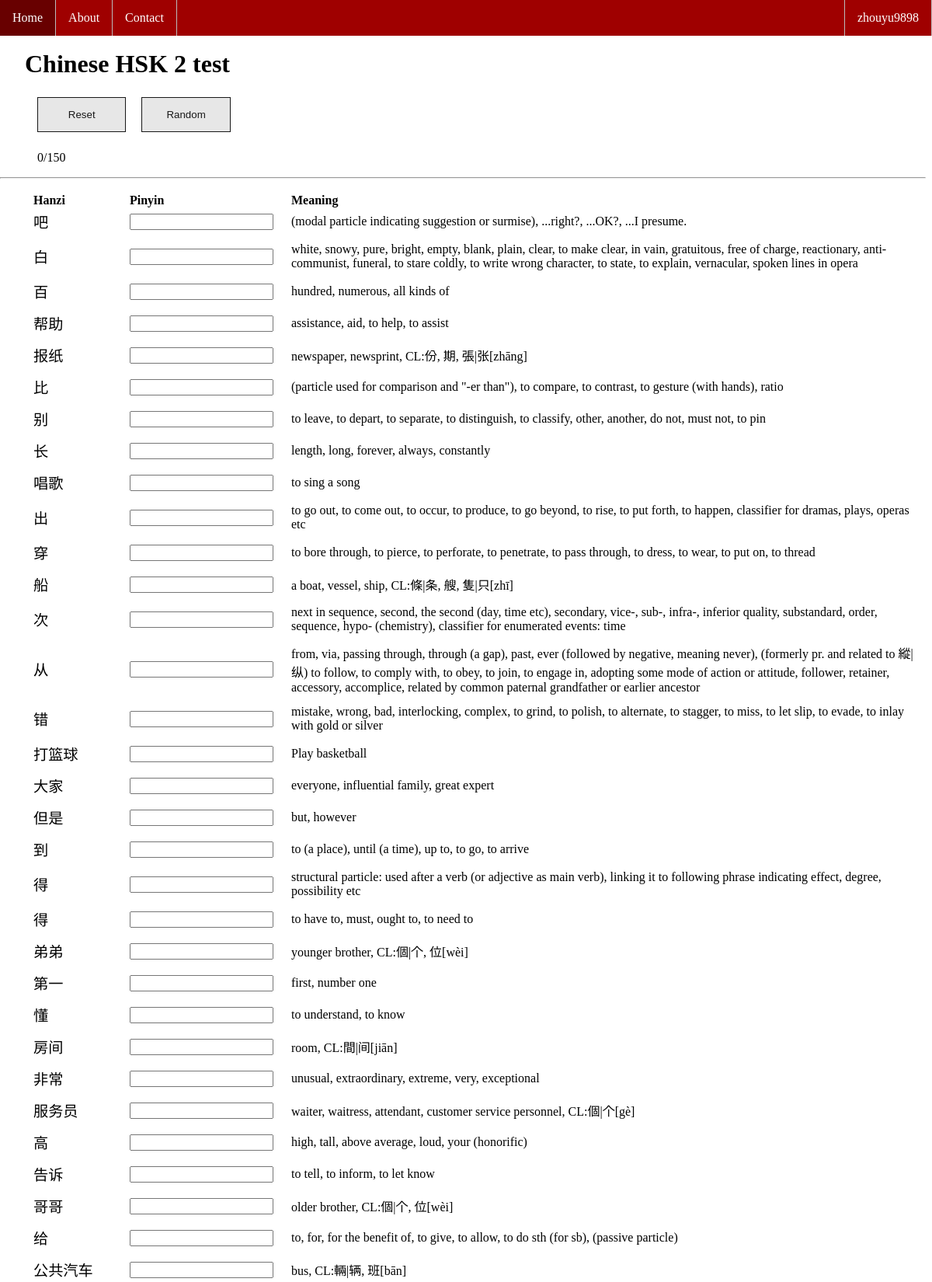
The page /test/2/ (signed in, upper part) on the database its author committed.
### chinesetest/models.py (models this page shows, shortened)
class Word(models.Model):
    hanzi = models.CharField(max_length=30)
    pinyin = models.CharField(max_length=30)
    meaning = models.CharField(default='ok', max_length=100)
    hsk = models.IntegerField()

### chinesetest/views.py (the view)
# urls.py: path('test/<int:hsk>/', views.test, name='test'),
def test(request, hsk):
    words = Word.objects.filter(hsk=hsk)
    total_count = words.count()
    if request.user.is_authenticated:
        solved_words = Solve.objects.filter(user=request.user).filter(word__hsk=hsk)
        solved_count = solved_words.count()
        words = words.exclude(id__in=solved_words.values_list('word__id'))
    else:
        if not request.session.has_key('solved_words'):
            request.session['solved_words'] = {i: [] for i in range(1,7)}
        solved_words_id = request.session['solved_words'][str(hsk)]
        words = words.exclude(id__in=solved_words_id)
        solved_count = len(solved_words_id)
    context = {
        'words_list': words,
        'hsk': hsk,
        'full_test': True,
        'total_count': total_count,
        'solved_count': solved_count,
    }
    return render(request, 'test.html', context)

### chinesetest/templates/test.html (shortened to what this page needs)
{% extends "base.html" %}
{% block content %}
	<h1>Chinese HSK {{ hsk }} test</h1>
    <div class="pre_test">
        <form action="{% url 'chinesetest:reset' hsk %}">
            <input type="submit" value="Reset" name="reset" class="resetbtn">
        </form>
        <form action="{% url 'chinesetest:random' hsk %}">
            <input type="submit" value="Random" name="random" class="randombtn">
        </form>
        <p>
            {% if solved_count == total_count %}
                COMPLETED
            {% else %}
                {{ solved_count }}/{{ total_count}}
            {% endif %}
        </p>
    </div>
    <hr>
    {% if words_list %}
        <div id="word_list">
            <ul>
                <form action="{% url 'chinesetest:check' %}" method="POST" autocomplete="off" id="words_form">
                    <table>
                            <tr>
                                <th class="hanzi_column">Hanzi</th>
                                <th class="pinyin_column">Pinyin</th>
                                <th class="meaning_column">Meaning</th>
                            </tr>
                        {% for word in words_list %}
                            <tr>
                                <td><span class="hanzi_text">{{ word.hanzi }}</span></td>
                                {% if word.solved %}
                                    <td>
                                        <span class="checkmark">
                                            <div class="checkmark_stem"></div>
                                            <div class="checkmark_kick"></div>
                                        </span>
                                    </td>
                                {% else %}
                                    <td>
                                        <input id="text_input" type="text" name="pinyin" autofocus>
                                    </td>
                                {% endif %}
                                <td class="meaning">{{ word.meaning }}</td>
                            </tr>
                        {% endfor %}
                    </table>
                </form>
            </ul>
        </div>
    {% endif %}
{% endblock content %}

### chinesetest/templates/base.html (shortened to what this page needs)
<html lang="en">
<head>
	{% load static %}
	<link rel="stylesheet" type="text/css" href="{% static '/style.css' %}">
</head>
<body>
    <div>
        {% block sidebar %}
        <ul class="sidebar">
            <li class="sidebar"><a class="active" href="/">Home</a></li>
            <li class="sidebar"><a href="{% url 'chinesetest:about' %}">About</a></li>
            <li class="sidebar"><a href="{% url 'chinesetest:contact' %}">Contact</a></li>
            {% if request.user.is_authenticated %}
                <li class="sidebar dropdown" style="float: right; border-left:1px solid #bbb;">
                    <a href="javascript:void(0)" class="sidebar dropbtn">
                        {{ request.user.username }}
                    </a>
                </li>
            {% endif %}
        </ul>
        {% endblock %}
    </div>
    <div id="content">
        {% block content %}{% endblock %}
    </div>
</body>
</html>

### chinesetest/static/style.css (style rules this page uses)
body { background-color: white; margin-left: 0; }
h1 { margin: 2em 1em 0.5em; }
ul { list-style-type: none; }
ul.sidebar { list-style-type: none; margin: 0; padding: 0; overflow: hidden; background-color: rgb(159, 0, 0); width: 100%; position: fixed; top: 0; z-index: 1; }
li.sidebar { float: left; border-right:1px solid #bbb; }
li.sidebar a, .dropbtn { display: inline-block; color: white; text-align: center; padding: 14px 16px; text-decoration: none; }
li.dropdown { display: inline-block; }
table { table-layout: fixed; overflow: hidden; }
th { text-align: left; }
th.hanzi_column { width: 120px; }
th.meaning_column { padding-left: 20px; }
td { padding-bottom: 10px; }
td.meaning { padding-left: 20px; }
span.hanzi_text { font-size: 1.2em; }
input.resetbtn, input.randombtn { padding: 14px 20px; background-color: #e5e5e5; color: rgb(1, 1, 1); padding: 14px 20px; margin: 8px 0; border-style: solid; border-width: thin; cursor: pointer; width: 10%; opacity: 0.9; }
input.resetbtn { float: left; margin-right: 20px; }
.pre_test { margin-left: 3em; }

### rows shown on the page
Word: hanzi "吧", meaning "(modal particle indicating suggestion or surmise), ...right?, ...OK?, ...I presume."
Word: hanzi "白", meaning "white, snowy, pure, bright, empty, blank, plain, clear, to make clear, in vain, gratuitous, free of charge, reactionary, anti-communist, funeral, to stare coldly, to write wrong character, to state, to explain, vernacular, spoken lines in opera"
Word: hanzi "百", meaning "hundred, numerous, all kinds of"
Word: hanzi "帮助", meaning "assistance, aid, to help, to assist"
Word: hanzi "报纸", meaning "newspaper, newsprint, CL:份, 期, 張|张[zhāng]"
Word: hanzi "比", meaning "(particle used for comparison and \"-er than\"), to compare, to contrast, to gesture (with hands), ratio"
Word: hanzi "别", meaning "to leave, to depart, to separate, to distinguish, to classify, other, another, do not, must not, to pin"
Word: hanzi "长", meaning "length, long, forever, always, constantly"
Word: hanzi "唱歌", meaning "to sing a song"
Word: hanzi "出", meaning "to go out, to come out, to occur, to produce, to go beyond, to rise, to put forth, to happen, classifier for dramas, plays, operas etc"
Word: hanzi "穿", meaning "to bore through, to pierce, to perforate, to penetrate, to pass through, to dress, to wear, to put on, to thread"
Word: hanzi "船", meaning "a boat, vessel, ship, CL:條|条, 艘, 隻|只[zhī]"
Word: hanzi "次", meaning "next in sequence, second, the second (day, time etc), secondary, vice-, sub-, infra-, inferior quality, substandard, order, sequence, hypo- (chemistry), classifier for enumerated events: time"
Word: hanzi "从", meaning "from, via, passing through, through (a gap), past, ever (followed by negative, meaning never), (formerly pr. and related to 縱|纵) to follow, to comply with, to obey, to join, to engage in, adopting some mode of action or attitude, follower, retainer, accessory, accomplice, related by common paternal grandfather or earlier ancestor"
Word: hanzi "错", meaning "mistake, wrong, bad, interlocking, complex, to grind, to polish, to alternate, to stagger, to miss, to let slip, to evade, to inlay with gold or silver"
Word: hanzi "打篮球", meaning "Play basketball"
Word: hanzi "大家", meaning "everyone, influential family, great expert"
Word: hanzi "但是", meaning "but, however"
Word: hanzi "到", meaning "to (a place), until (a time), up to, to go, to arrive"
Word: hanzi "得", meaning "structural particle: used after a verb (or adjective as main verb), linking it to following phrase indicating effect, degree, possibility etc"
Word: hanzi "得", meaning "to have to, must, ought to, to need to"
Word: hanzi "弟弟", meaning "younger brother, CL:個|个, 位[wèi]"
Word: hanzi "第一", meaning "first, number one"
Word: hanzi "懂", meaning "to understand, to know"
Word: hanzi "房间", meaning "room, CL:間|间[jiān]"
Word: hanzi "非常", meaning "unusual, extraordinary, extreme, very, exceptional"
Word: hanzi "服务员", meaning "waiter, waitress, attendant, customer service personnel, CL:個|个[gè]"
Word: hanzi "高", meaning "high, tall, above average, loud, your (honorific)"
Word: hanzi "告诉", meaning "to tell, to inform, to let know"
Word: hanzi "哥哥", meaning "older brother, CL:個|个, 位[wèi]"
Word: hanzi "给", meaning "to, for, for the benefit of, to give, to allow, to do sth (for sb), (passive particle)"
Word: hanzi "公共汽车", meaning "bus, CL:輛|辆, 班[bān]"

### other values the page prints
{{ request.user.username }} "zhouyu9898"
{{ hsk }} "2"
{{ solved_count }} "0"
{{ total_count }} "150"
